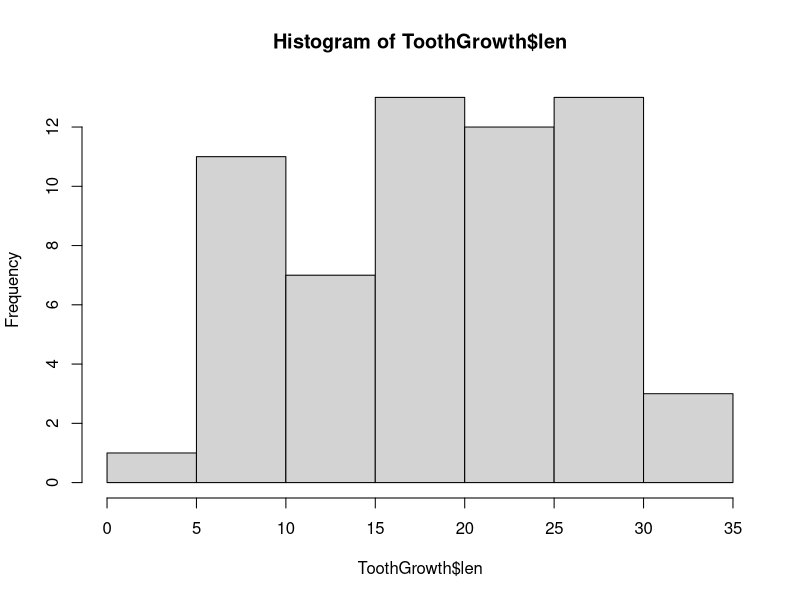
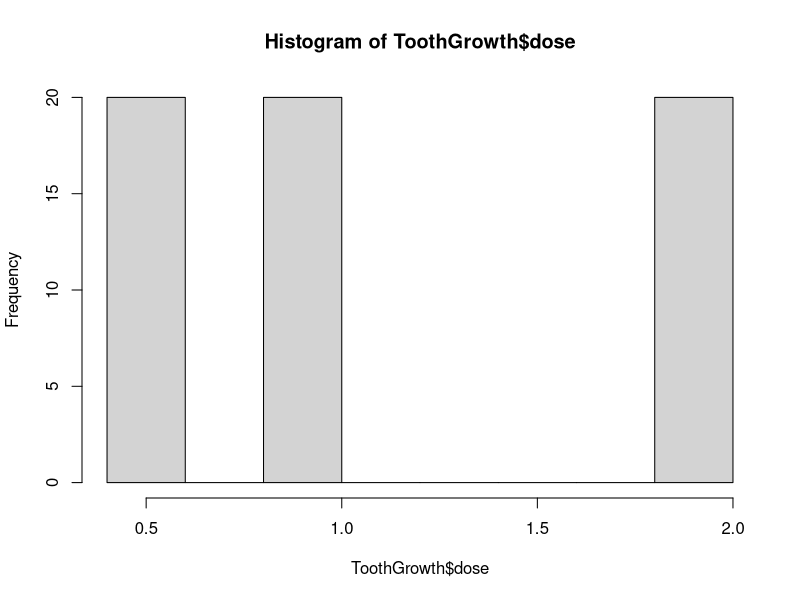
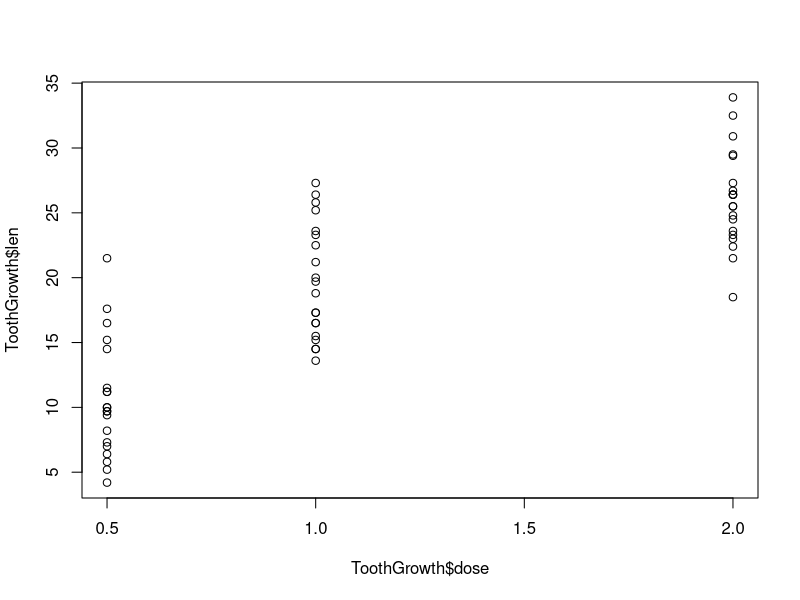
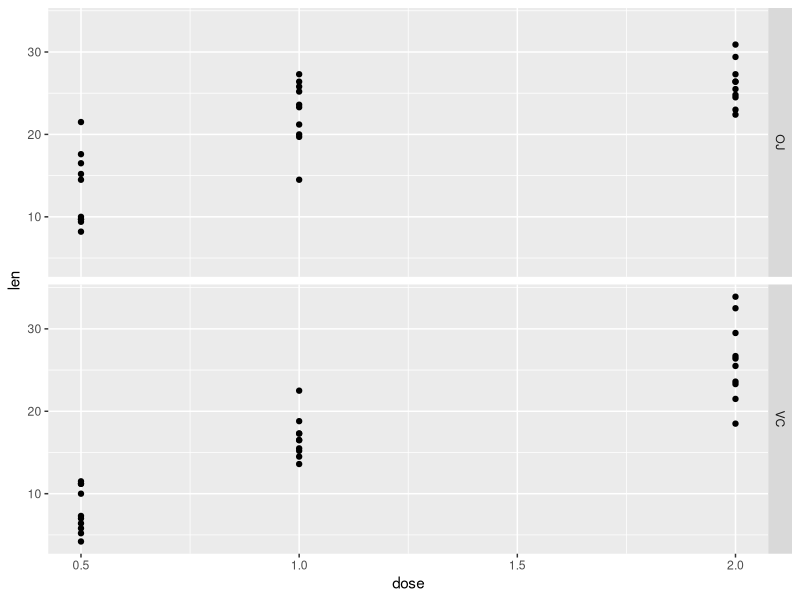

Here is the R script that generated these plots, in order:
## ---- chunk 1
# set seed to make research reproducible
set.seed(1000)
# Load the ToothGrowth data and perform some basic exploratory data analyses 
library(datasets)
hist(ToothGrowth$len)
hist(ToothGrowth$dose)
table(ToothGrowth$supp == "VC", ToothGrowth$len > 18.81)
table(ToothGrowth$supp == "OJ", ToothGrowth$len > 18.81)

plot(ToothGrowth$len~ToothGrowth$dose)
library(ggplot2)
exp_plot <- ggplot(data = ToothGrowth, aes(x = dose, y = len)) + geom_point() + facet_grid(supp~.)
exp_plot

# Provide a basic summary of the data.
str(ToothGrowth)
summary(ToothGrowth)

# Use confidence intervals and/or hypothesis tests to compare tooth growth by supp and dose. (Only use the techniques 
# from class, even if there's other approaches worth considering)
# H_0 <- mean(dose) == 1.167
# H_a <- mean(dose) > 30


# State your conclusions and the assumptions needed for your conclusions.
